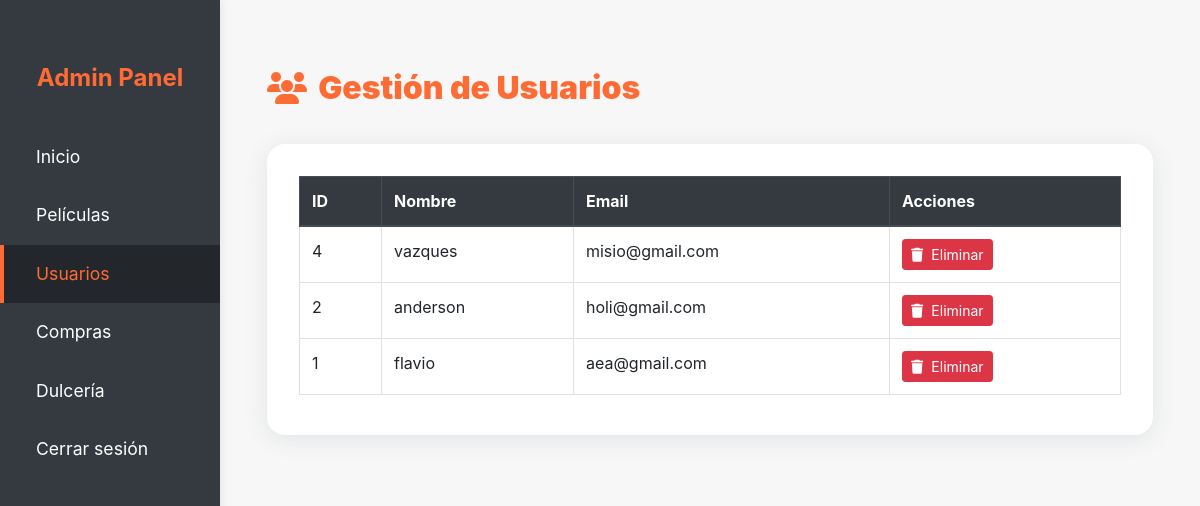
/admin/usuarios (signed in), run on an earlier commit of the app's database.
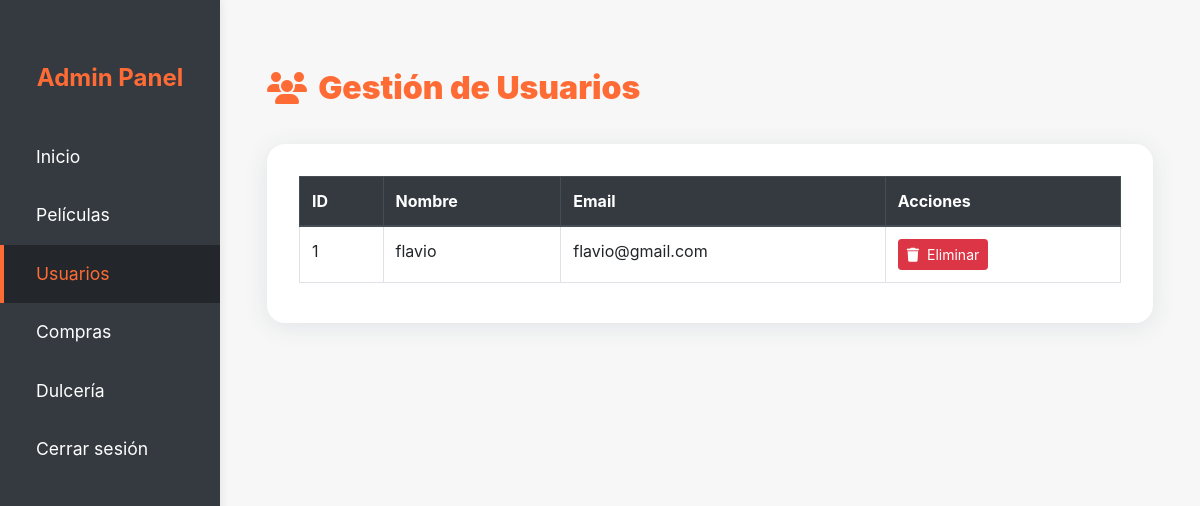
And on a later commit of the database.
### tables this page shows
CREATE TABLE Usuarios (
        id INTEGER PRIMARY KEY AUTOINCREMENT,
        nombre TEXT NOT NULL,
        email TEXT NOT NULL UNIQUE,
        contraseña TEXT NOT NULL
    );

### app.py (the view)
@app.route('/admin/usuarios')
def admin_usuarios():
    if 'admin_id' not in session:
        return redirect(url_for('login'))
    conn = get_db()
    cursor = conn.cursor()
    cursor.execute('SELECT id, nombre, email FROM Usuarios ORDER BY id DESC')
    usuarios = cursor.fetchall()
    conn.close()
    return render_template('admin/admin_usuarios.html', usuarios=usuarios)

### app.py (called while the page is built)
def get_db():
    conn = sqlite3.connect(DATABASE)
    conn.row_factory = sqlite3.Row  # Para obtener resultados como diccionarios
    return conn

### templates/admin/admin_usuarios.html (shortened to what this page needs)
<!DOCTYPE html>
<html lang="es">
<head>
    <link rel="stylesheet" href="https://maxcdn.bootstrapcdn.com/bootstrap/4.5.2/css/bootstrap.min.css">
    <link rel="stylesheet" href="{{ url_for('static', filename='css/admin.css') }}">
    <link rel="stylesheet" href="https://cdnjs.cloudflare.com/ajax/libs/font-awesome/6.4.0/css/all.min.css">
</head>
<body>
    <div class="sidebar">
        <div class="sidebar-title">Admin Panel</div>
        <a class="nav-link" href="{{ url_for('dashboard_admin') }}">Inicio</a>
        <a class="nav-link" href="/admin/peliculas">Películas</a>
        <a class="nav-link active" href="/admin/usuarios">Usuarios</a>
        <a class="nav-link" href="/admin/compras">Compras</a>
        <a class="nav-link" href="/admin/dulceria">Dulcería</a>
        <a class="nav-link" href="{{ url_for('logout') }}">Cerrar sesión</a>
    </div>
    <div class="main-content">
        <div class="container mt-4">
            <div class="admin-title"><i class="fas fa-users"></i> Gestión de Usuarios</div>
            <div class="admin-card">
                <div class="table-responsive">
                    <table class="table table-bordered table-hover">
                        <thead class="thead-dark">
                            <tr>
                                <th>ID</th>
                                <th>Nombre</th>
                                <th>Email</th>
                                <th>Acciones</th>
                            </tr>
                        </thead>
                        <tbody>
                            {% for u in usuarios %}
                            <tr>
                                <td>{{ u.id }}</td>
                                <td>{{ u.nombre }}</td>
                                <td>{{ u.email }}</td>
                                <td>
                                    <div class="admin-table-actions">
                                        <form action="{{ url_for('admin_usuario_eliminar', usuario_id=u.id) }}" method="POST" style="display:inline;" onsubmit="return confirm('¿Estás seguro de que deseas eliminar este usuario?');">
                                            <button type="submit" class="btn btn-danger btn-sm"><i class="fas fa-trash"></i> Eliminar</button>
                                        </form>
                                    </div>
                                </td>
                            </tr>
                            {% endfor %}
                        </tbody>
                    </table>
                </div>
            </div>
        </div>
    </div>
</body>
</html>

What changed in the data, as far as the page shows it:
removed Usuarios: id "4", nombre "vazques", email "misio@gmail.com"
removed Usuarios: id "2", nombre "anderson", email "holi@gmail.com"
changed Usuarios "flavio": email "aea@gmail.com" → "flavio@gmail.com"
